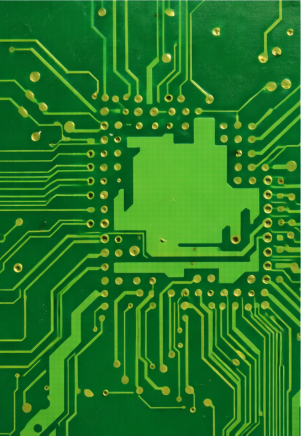
#> input picture images/pcb_normal.png, 301 x 436 px
$ jupyter execute sec09_binary_thresholding.ipynb
#> lines starting #> are read from the running program, lines starting #| are printed output that depends on the picture; after the words box and inside, x2 and y2 are one past the last pixel; in counts of white or black regions, pixels touching at a corner belong together
### 이진화

[cell 1]
import cv2
import numpy as np
import matplotlib.pyplot as plt

# 한글 폰트 설정 (Windows)
plt.rcParams['font.family'] = 'Malgun Gothic'

# 마이너스 기호 깨짐 방지
plt.rcParams['axes.unicode_minus'] = False

##### 단순 이진화

[cell 2]
# 원본 이미지 읽기
original_image = cv2.imread('../images/pcb_normal.png')
#> original_image is the input picture: shape (436, 301, 3); mean B, G, R 37.6, 122.8, 36.2

# 이진화: Simple Threshold
thresh, binary_image = cv2.threshold(
    src=cv2.cvtColor(original_image, cv2.COLOR_BGR2GRAY),
    thresh=127,
    maxval=255,
    type=cv2.THRESH_BINARY
)
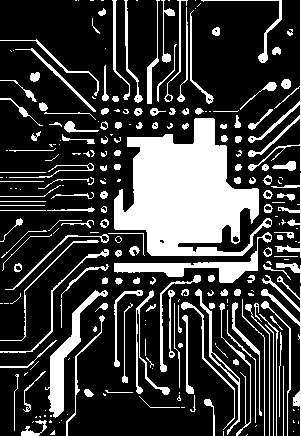
#> binary_image: shape (436, 301); 24.3% white; 244 white regions (96 under 20 px), largest, box (x1, y1, x2, y2) and area: (114, 118, 272, 256) 12513, (114, 232, 272, 283) 1647, (45, 290, 108, 418) 1541

# 비교 시각화
fig, axes = plt.subplots(1, 2)

axes[0].set_title("Original", fontsize=12)
axes[0].imshow(cv2.cvtColor(original_image, cv2.COLOR_BGR2RGB))
axes[0].axis("off")

axes[1].set_title("Simple Threshold", fontsize=12)
axes[1].imshow(binary_image, cmap='gray')
axes[1].axis("off")

plt.show()
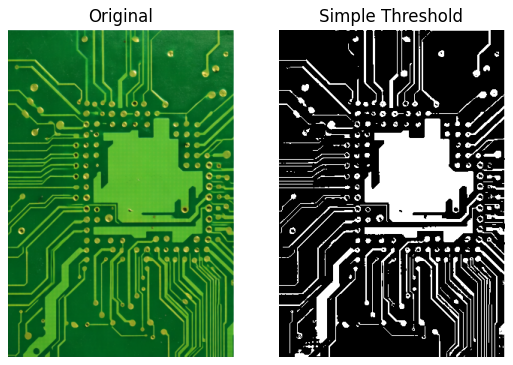
#> figure drawn by matplotlib, 2 panels

##### 오츠 이진화

[cell 3]
# 원본 이미지 읽기
original_image = cv2.imread('../images/pcb_normal.png')

# 이진화: Otsu's Threshold
thresh, binary_image = cv2.threshold(
    src=cv2.cvtColor(original_image, cv2.COLOR_BGR2GRAY),
    thresh=0,
    maxval=255,
    type=cv2.THRESH_BINARY + cv2.THRESH_OTSU
)
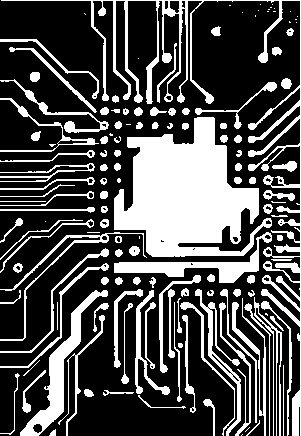
#> binary_image: shape (436, 301); 30.5% white; 141 white regions (29 under 20 px), largest, box (x1, y1, x2, y2) and area: (114, 117, 272, 257) 12837, (1, 0, 301, 436) 6369, (20, 290, 108, 436) 2197
#> thresh = 101
print(f"Otsu's threshold value: {thresh}")
#| Otsu's threshold value: 101.0

# 비교 시각화
fig, axes = plt.subplots(1, 2)

axes[0].set_title("Original", fontsize=12)
axes[0].imshow(cv2.cvtColor(original_image, cv2.COLOR_BGR2RGB))
axes[0].axis("off")

axes[1].set_title("Otsu's Threshold", fontsize=12)
axes[1].imshow(binary_image, cmap='gray')
axes[1].axis("off")

plt.show()
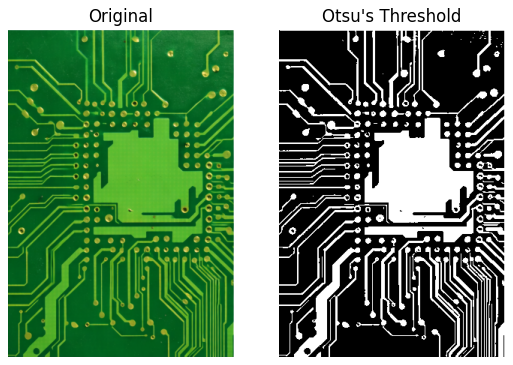
#> figure drawn by matplotlib, 2 panels

##### 적응형 이진화

[cell 4]
# 원본 이미지 읽기
original_image = cv2.imread('../images/pcb_normal.png')

# 이진화: Adaptive Threshold
binary_image = cv2.adaptiveThreshold(
    src=cv2.cvtColor(original_image, cv2.COLOR_BGR2GRAY),
    # 흰색으로 설정할 값
    maxValue=255,
    # 주변 픽셀의 밝기 평균을 구하기 위해 가우시안 가중 평균 사용
    adaptiveMethod=cv2.ADAPTIVE_THRESH_GAUSSIAN_C,
    # 임계값 이하:0, 이상:255로 변환
    thresholdType=cv2.THRESH_BINARY,
    # 주변 픽셀 블록 크기 (중앙 픽셀이 있는 홀수로 지정, 기본값: 31x31)
    blockSize=31,
    # 계산된 임계값에서 빼는 보정 상수(기본값: 5)
    # 너무 밝게 판단되는 것을 조금 완화
    C=5
)
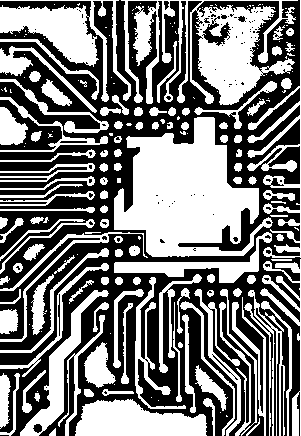
#> binary_image: shape (436, 301); 47.7% white; 196 white regions (78 under 20 px), largest, box (x1, y1, x2, y2) and area: (114, 117, 273, 257) 12843, (121, 0, 298, 105) 8262, (0, 0, 131, 102) 4308

# 비교 시각화
fig, axes = plt.subplots(1, 2)

axes[0].set_title("Original", fontsize=12)
axes[0].imshow(cv2.cvtColor(original_image, cv2.COLOR_BGR2RGB))
axes[0].axis("off")

axes[1].set_title("Adaptive Threshold", fontsize=12)
axes[1].imshow(binary_image, cmap='gray')
axes[1].axis("off")

plt.show()
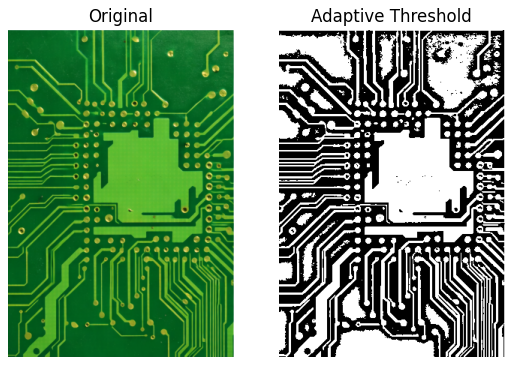
#> figure drawn by matplotlib, 2 panels

$ run again, with images/noise1.png copied over images/pcb_normal.png
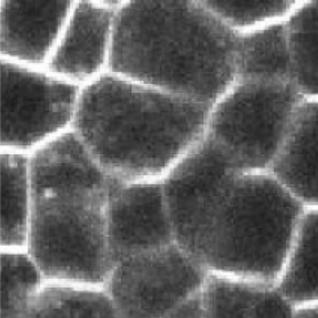
#> input picture images/noise1.png, 318 x 318 px
#> original_image is the input picture: shape (318, 318, 3); min 26, max 255, mean 97.9
#> `thresh, binary_image = cv2.threshold( src=cv2.cvtColor(original_image,..`:
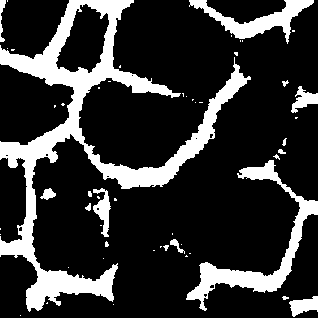
#> binary_image: shape (318, 318); 20.1% white; 53 white regions (38 under 20 px), largest, box (x1, y1, x2, y2) and area: (0, 0, 251, 312) 13520, (186, 160, 318, 311) 3306, (189, 0, 314, 44) 1694
#> thresh = 128
#| Otsu's threshold value: 128.0
#> `binary_image = cv2.adaptiveThreshold( src=cv2.cvtColor(original_image,..`:
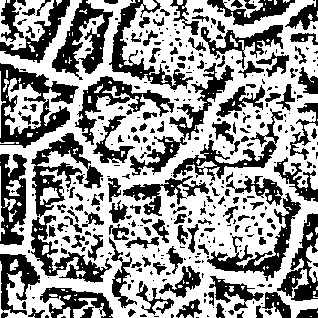
#> binary_image: shape (318, 318); 58.9% white; 392 black regions (237 under 20 px), largest, box (x1, y1, x2, y2) and area: (0, 63, 79, 148) 2628, (31, 133, 103, 217) 1995, (52, 0, 113, 80) 1967

$ run again, with images/pcb_defect1.png copied over images/pcb_normal.png
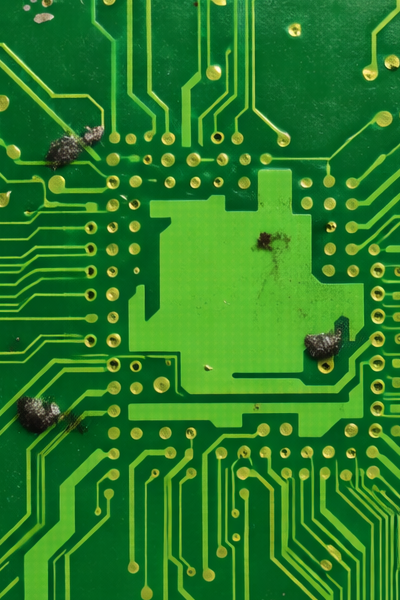
#> input picture images/pcb_defect1.png, 400 x 600 px
#> original_image is the input picture: shape (600, 400, 3); mean B, G, R 39, 123.6, 41.8
#> `thresh, binary_image = cv2.threshold( src=cv2.cvtColor(original_image,..`:
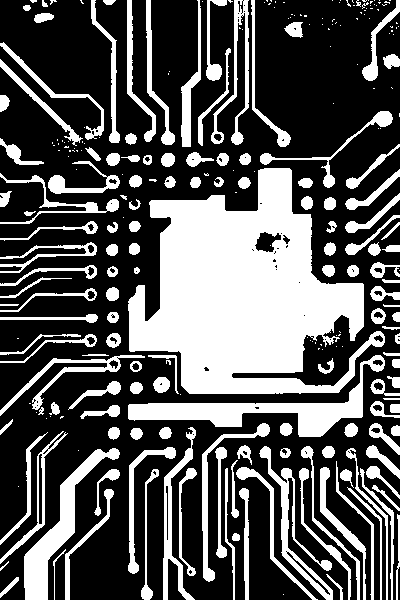
#> binary_image: shape (600, 400); 34% white; 270 white regions (125 under 20 px), largest, box (x1, y1, x2, y2) and area: (128, 168, 385, 394) 32710, (128, 355, 385, 437) 4764, (24, 448, 120, 600) 3161
#> thresh = 102
#| Otsu's threshold value: 102.0
#> `plt.show()`:
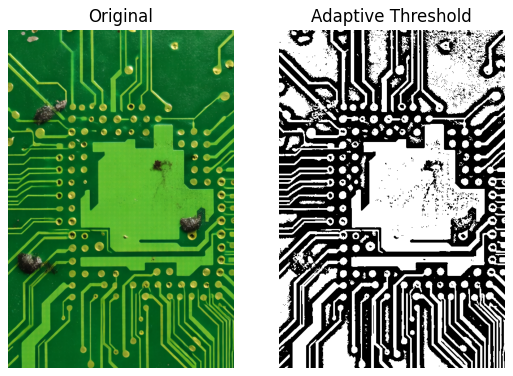
#> figure drawn by matplotlib, 2 panels
